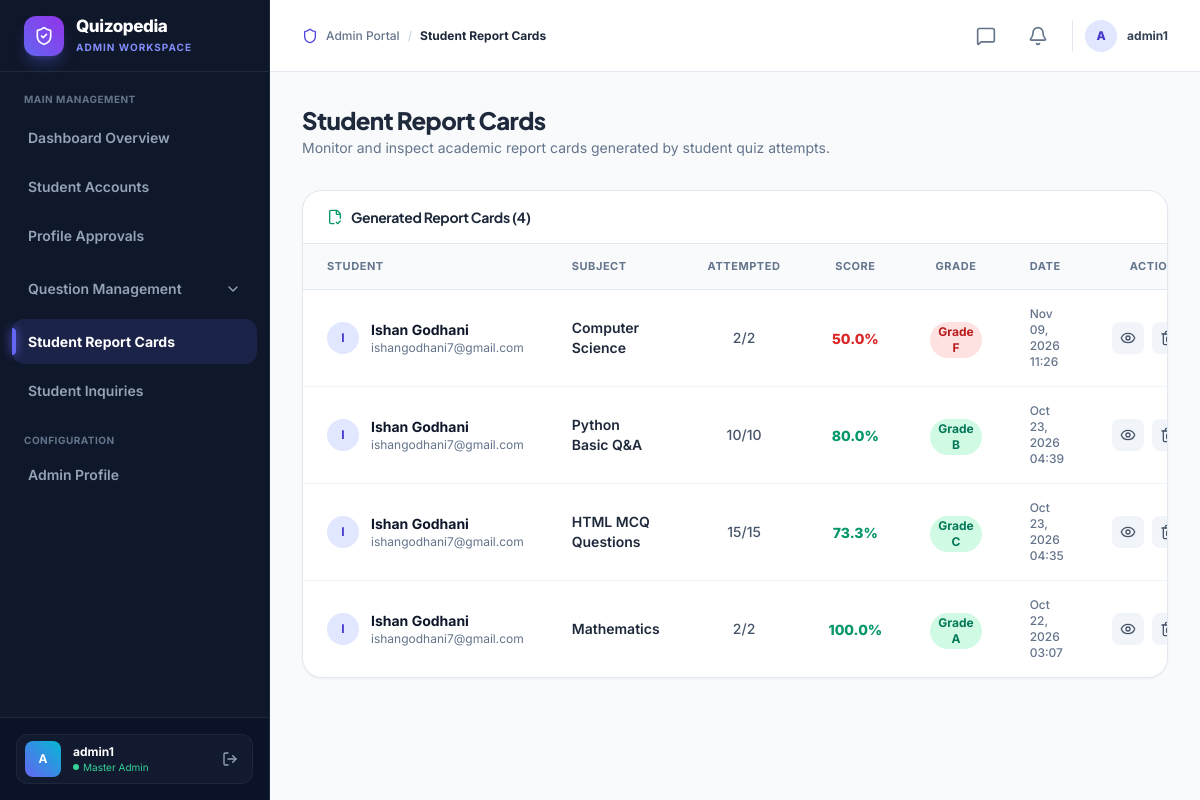
/admin-dashboard/report-cards/ (signed in), run on the app's committed database.
### user/models.py (models this page shows, shortened)
class ReportCard(models.Model):
    student = models.ForeignKey(Student, on_delete=models.CASCADE, related_name='report_cards')
    subject = models.ForeignKey(Subject, on_delete=models.CASCADE, related_name='report_cards')
    total_questions = models.IntegerField()
    attempted_questions = models.IntegerField()
    correct_answers = models.IntegerField()
    wrong_answers = models.IntegerField()
    total_marks = models.IntegerField()
    obtained_marks = models.IntegerField()
    percentage = models.FloatField()
    result_grade = models.CharField(max_length=10)
    created_at = models.DateTimeField(auto_now_add=True)

class Student(models.Model):
    user = models.OneToOneField(User, on_delete=models.CASCADE, related_name='student')
    phone = models.CharField(max_length=15)
    @property
    def name(self):
        return self.user.first_name if self.user else ""
    @property
    def email(self):
        return self.user.email if self.user else ""

class Subject(models.Model):
    id = models.BigAutoField(primary_key=True)
    name = models.CharField(max_length=150, unique=True, verbose_name="Subject Name")
    description = models.TextField(blank=True, verbose_name="Description")
    created_at = models.DateTimeField(auto_now_add=True, verbose_name="Created At")
    updated_at = models.DateTimeField(auto_now=True, verbose_name="Updated At")
    class Meta:
        ordering = ['name']
        verbose_name = 'Subject'
        verbose_name_plural = 'Subjects'
        constraints = [
            models.UniqueConstraint(
                Lower('name'),
                name='unique_subject_name_case_insensitive'
            )
        ]

### adminpanel/views.py (the view)
# urls.py: path('admin-dashboard/report-cards/', views.admin_report_cards, name='admin_report_cards'),
@admin_required
def admin_report_cards(request):
    report_cards = ReportCard.objects.select_related('student__user', 'subject').all().order_by('-created_at')
    return render(request, 'adminpanel/report_cards.html', {
        'report_cards': report_cards
    })

### user/models.py (called while the page is built)
    def _translate_aliases(self, kwargs):
        new_kwargs = {}
        for k, v in kwargs.items():
            if k == 'status' and isinstance(v, str):
                v = v.strip().lower()
            if k == 'name' or k.startswith('name__'):
                new_kwargs['sender_' + k] = v
            elif k == 'email' or k.startswith('email__'):
                new_kwargs['sender_' + k] = v
            elif k == 'timestamp' or k.startswith('timestamp__'):
                new_kwargs['created_at' + k[9:]] = v
            else:
                new_kwargs[k] = v
        return new_kwargs

    def filter(self, *args, **kwargs):
        return super().filter(*args, **self._translate_aliases(kwargs))

### adminpanel/templates/adminpanel/report_cards.html (shortened to what this page needs)
{% extends 'adminpanel/base.html' %}
{% block active_report_cards %}active{% endblock %}
{% block breadcrumb %}Student Report Cards{% endblock %}
{% block content %}
<div class="mb-8 flex flex-col sm:flex-row sm:items-center sm:justify-between gap-4">
  <div>
    <h1 class="text-2xl font-extrabold text-slate-800 tracking-tight">Student Report Cards</h1>
    <p class="text-slate-500 text-sm mt-0.5">Monitor and inspect academic report cards generated by student quiz attempts.</p>
  </div>
</div>
<div class="glass-card overflow-hidden">
  <div class="px-6 py-4 border-b border-slate-200 flex items-center justify-between">
    <div class="flex items-center gap-2">
      <i data-lucide="file-check-2" class="w-4 h-4 text-emerald-600"></i>
      <h2 class="text-sm font-bold text-slate-800">Generated Report Cards ({{ report_cards|length }})</h2>
    </div>
  </div>
  <div class="overflow-x-auto">
    <table class="w-full text-left border-collapse">
      <thead>
        <tr class="border-b border-slate-200 bg-slate-50 text-[11px] font-bold text-slate-500 uppercase tracking-wider">
          <th class="px-6 py-3.5">Student</th>
          <th class="px-6 py-3.5">Subject</th>
          <th class="px-6 py-3.5 text-center">Attempted</th>
          <th class="px-6 py-3.5 text-center">Score</th>
          <th class="px-6 py-3.5 text-center">Grade</th>
          <th class="px-6 py-3.5">Date</th>
          <th class="px-6 py-3.5 text-right">Actions</th>
        </tr>
      </thead>
      <tbody class="divide-y divide-slate-100 text-slate-800">
        {% if report_cards %}
          {% for card in report_cards %}
          <tr class="hover:bg-slate-50 transition duration-150">
            <td class="px-6 py-4">
              <div class="flex items-center gap-3">
                <div class="w-8 h-8 rounded-full bg-indigo-100 text-indigo-700 flex items-center justify-center font-bold text-xs">
                  {{ card.student.user.username|slice:":1"|upper }}
                </div>
                <div>
                  <p class="text-sm font-bold text-slate-900">{{ card.student.user.first_name|default:card.student.user.username }}</p>
                  <p class="text-xs text-slate-500">{{ card.student.user.email }}</p>
                </div>
              </div>
            </td>
            <td class="px-6 py-4 text-sm font-semibold text-slate-800">
              {{ card.subject.name }}
            </td>
            <td class="px-6 py-4 text-center text-sm font-medium text-slate-600">
              {{ card.attempted_questions }}/{{ card.total_questions }}
            </td>
            <td class="px-6 py-4 text-center">
              <span class="text-sm font-extrabold {% if card.percentage >= 60 %}text-emerald-600{% else %}text-red-600{% endif %}">{{ card.percentage }}%</span>
            </td>
            <td class="px-6 py-4 text-center">
              {% if card.result_grade == 'F' %}
              <span class="inline-flex items-center justify-center px-2 py-0.5 rounded-full bg-red-100 text-red-700 text-xs font-bold">
                Grade F
              </span>
              {% else %}
              <span class="inline-flex items-center justify-center px-2 py-0.5 rounded-full bg-emerald-100 text-emerald-700 text-xs font-bold">
                Grade {{ card.result_grade }}
              </span>
              {% endif %}
            </td>
            <td class="px-6 py-4 text-xs text-slate-500 font-medium">
              {{ card.created_at|date:"M d, Y H:i" }}
            </td>
            <td class="px-6 py-4 text-right">
              <div class="flex items-center justify-end gap-2">
                <a href="{% url 'admin_report_card_detail' card.id %}"
                  class="p-2 rounded-lg bg-slate-100 hover:bg-indigo-50 hover:text-indigo-600 text-slate-600 transition" title="View Details">
                  <i data-lucide="eye" class="w-4 h-4"></i>
                </a>
                <form method="POST" action="{% url 'admin_report_card_delete' card.id %}"
                  onsubmit="return confirm('Are you sure you want to permanently delete this report card?');" class="inline">
                  <button type="submit"
                    class="p-2 rounded-lg bg-slate-100 hover:bg-red-50 hover:text-red-600 text-slate-600 transition" title="Delete">
                    <i data-lucide="trash-2" class="w-4 h-4"></i>
                  </button>
                </form>
              </div>
            </td>
          </tr>
          {% endfor %}
        {% endif %}
      </tbody>
    </table>
  </div>
</div>
{% endblock %}

### adminpanel/templates/adminpanel/base.html (shortened to what this page needs)
{% load static %}
<!DOCTYPE html>
<html lang="en">
<head>
  <script src="https://cdn.tailwindcss.com"></script>
</head>
<body class="relative min-h-screen w-full flex">
  <aside id="adminSidebar"
    class="fixed lg:sticky top-0 left-0 w-[270px] bg-[#0f172a] text-slate-300 border-r border-[#1e293b] flex-shrink-0 h-screen flex flex-col z-50 transition-transform duration-300">
    <div class="h-[72px] flex items-center gap-3 px-6 border-b border-[#1e293b]">
      <div class="w-10 h-10 rounded-xl bg-gradient-to-tr from-indigo-500 to-purple-600 flex items-center justify-center text-white flex-shrink-0 shadow-lg shadow-indigo-500/30">
        <i data-lucide="shield-check" class="w-5 h-5"></i>
      </div>
      <div class="flex flex-col">
        <span class="text-[17px] font-extrabold tracking-tight text-white leading-tight">Quizopedia</span>
        <span class="text-[10px] text-indigo-400 font-bold uppercase tracking-widest mt-0.5">Admin Workspace</span>
      </div>
    </div>
    <nav class="flex-1 px-3 py-5 space-y-1 overflow-y-auto flex flex-col">
      <span class="text-[10px] font-bold text-slate-500 uppercase tracking-wider px-3 mb-1">Main Management</span>
      <a href="{% url 'admin_dashboard' %}"
        class="sidebar-link {% block active_db %}{% endblock %}">
        <span>Dashboard Overview</span>
      </a>
      <a href="{% url 'admin_students' %}"
        class="sidebar-link {% block active_students %}{% endblock %}">
        <span>Student Accounts</span>
      </a>
      <a href="{% url 'admin_profile_approvals' %}"
        class="sidebar-link flex items-center justify-between {% block active_approvals %}{% endblock %}">
        <span>Profile Approvals</span>
      </a>
      <div class="space-y-1 pt-1 pb-1" id="questionMgmtGroup">
        <button type="button"
          id="questionMgmtDropdownBtn"
          onclick="toggleQuestionDropdown(event)"
          class="sidebar-link w-full flex items-center justify-between text-left border-0 bg-transparent cursor-pointer {% block active_questions %}{% endblock %}">
          <span>Question Management</span>
          <i data-lucide="chevron-down" id="questionMgmtChevron"
            class="sidebar-chevron {% if '/questions/' in request.path %}open{% endif %}"></i>
        </button>
      </div>
      <a href="{% url 'admin_report_cards' %}"
        class="sidebar-link {% block active_report_cards %}{% endblock %}">
        <span>Student Report Cards</span>
      </a>
      <a href="{% url 'admin_contact_messages' %}"
        class="sidebar-link flex items-center justify-between {% block active_contacts %}{% endblock %}">
        <span>Student Inquiries</span>
      </a>
      <span class="text-[10px] font-bold text-slate-500 uppercase tracking-wider px-3 pt-4 mb-1">Configuration</span>
      <a href="{% url 'admin_profile' %}"
        class="sidebar-link {% block active_profile %}{% endblock %}">
        <span>Admin Profile</span>
      </a>
    </nav>
    <div class="p-4 border-t border-[#1e293b] bg-[#0b1329]">
      <div class="flex items-center gap-3 px-2 py-1.5 rounded-xl bg-white/[0.03] border border-white/5">
        <div class="w-9 h-9 rounded-lg bg-gradient-to-tr from-indigo-500 to-cyan-500 flex items-center justify-center text-white text-xs font-bold flex-shrink-0">
          {{ request.user.username|slice:":1"|upper }}
        </div>
        <div class="flex-1 min-w-0">
          <span class="text-xs font-bold text-white block truncate">{{ request.user.username }}</span>
          <span class="text-[10px] text-emerald-400 flex items-center gap-1">
            <span class="w-1.5 h-1.5 rounded-full bg-emerald-400"></span> Master Admin
          </span>
        </div>
        <a href="{% url 'logout' %}" class="text-slate-400 hover:text-red-400 p-1.5 transition" title="Sign Out">
          <i data-lucide="log-out" class="w-4 h-4"></i>
        </a>
      </div>
    </div>
  </aside>
  <div class="flex-1 flex flex-col min-w-0 bg-[#f8fafc]">
    <header class="h-[72px] bg-white/90 backdrop-blur-md border-b border-slate-200 flex items-center justify-between px-6 lg:px-8 sticky top-0 z-30">
      <div class="flex items-center gap-3">
        <div class="flex items-center gap-2 text-xs font-medium text-slate-500">
          <i data-lucide="shield" class="w-4 h-4 text-indigo-600"></i>
          <span>Admin Portal</span>
          <span class="text-slate-300">/</span>
          <span class="text-slate-800 font-bold">{% block breadcrumb %}Dashboard Overview{% endblock %}</span>
        </div>
      </div>
      <div class="flex items-center gap-4">
        <a href="{% url 'admin_contact_messages' %}"
          class="relative p-2 rounded-xl text-slate-500 hover:text-slate-800 hover:bg-slate-100 transition flex items-center justify-center"
          title="{% if new_contacts_count > 0 %}{{ new_contacts_count }} New Student Inquiries{% else %}Student Inquiries{% endif %}">
          <i data-lucide="message-square" class="w-5 h-5 {% if new_contacts_count > 0 %}text-indigo-600{% endif %}"></i>
        </a>
        <a href="{% url 'admin_profile_approvals' %}"
          class="relative p-2 rounded-xl text-slate-500 hover:text-slate-800 hover:bg-slate-100 transition flex items-center justify-center"
          title="{% if pending_approvals_count > 0 %}{{ pending_approvals_count }} Pending Profile Update Requests{% else %}No pending requests{% endif %}">
          <i data-lucide="bell" class="w-5 h-5 {% if pending_approvals_count > 0 %}text-amber-500{% endif %}"></i>
        </a>
        <div class="flex items-center gap-2.5 pl-3 border-l border-slate-200">
          <div class="w-8 h-8 rounded-full bg-indigo-100 text-indigo-700 flex items-center justify-center text-xs font-extrabold">
            {{ request.user.username|slice:":1"|upper }}
          </div>
          <span class="hidden md:inline text-xs font-bold text-slate-700">{{ request.user.username }}</span>
        </div>
      </div>
    </header>
    <main class="flex-1 p-6 md:p-8 max-w-7xl w-full mx-auto">
      {% block content %}{% endblock %}
    </main>
  </div>
</body>
</html>

### adminpanel/templates/adminpanel/base.html (style rules this page uses)
:root { --primary: #6366f1; --primary-hover: #4f46e5; --primary-dark: #3730a3; --primary-glow: rgba(99, 102, 241, 0.25); --sidebar-bg: #0f172a; --sidebar-border: #1e293b; --sidebar-text: #94a3b8; --sidebar-text-hover: #ffffff; --sidebar-active-bg: rgba(99, 102, 241, 0.15); --sidebar-active-border: #6366f1; --bg-base: #f8fafc; --card-bg: #ffffff; --card-border: #e2e8f0; --text-main: #0f172a; --text-muted: #64748b; --border-soft: #e2e8f0; --accent-primary: #6366f1; --accent-primary-dark: #4f46e5; --accent-secondary: #06b6d4; --input-bg: #ffffff; --input-border: #e2e8f0; --input-text: #0f172a; --input-placeholder: #94a3b8; --table-header-bg: #f8fafc; --bg-canvas: #f8fafc; --bg-card: #ffffff; --bg-card-subtle: #f8fafc; --border-subtle: #e2e8f0; --primary-subtle: #eef2ff; --primary-light: #c7d2fe; --shadow-xs: 0 1px 2px 0 rgba(15, 23, 42, 0.05); --shadow-sm: 0 2px 8px -2px rgba(15, 23, 42, 0.06), 0 1px 3px 0 rgba(15, 23, 42, 0.04); --shadow-md: 0 12px 28px -6px rgba(15, 23, 42, 0.08), 0 4px 10px -2px rgba(15, 23, 42, 0.04); --shadow-primary: 0 8px 24px -4px rgba(99, 102, 241, 0.35); --radius-sm: 10px; --radius-md: 14px; --radius-lg: 18px; --radius-xl: 24px; --radius-full: 9999px; --sidebar-width: 270px; --header-height: 72px; }
*, *::before, *::after { box-sizing: border-box; font-family: 'Inter', -apple-system, BlinkMacSystemFont, sans-serif; }
h1, h2, h3, h4, .brand-font { font-family: 'Plus Jakarta Sans', sans-serif; font-weight: 700; letter-spacing: -0.025em; }
body { background: var(--bg-base); color: var(--text-main); min-height: 100vh; overflow-x: hidden; }
.glass-card { background: var(--card-bg); border: 1px solid var(--card-border); border-radius: 20px; box-shadow: 0 1px 3px 0 rgba(15, 23, 42, 0.04), 0 1px 2px -1px rgba(15, 23, 42, 0.04); transition: all 0.2s ease; }
.sidebar-link { display: flex; align-items: center; gap: 0.85rem; padding: 0.75rem 1rem; border-radius: 12px; font-size: 0.875rem; font-weight: 600; color: var(--sidebar-text); transition: all 0.2s ease; position: relative; }
.sidebar-link.active { background: var(--sidebar-active-bg); color: #ffffff; font-weight: 700; }
.sidebar-link.active::before { content: ''; position: absolute; left: 0; top: 20%; bottom: 20%; width: 4px; background: var(--primary); border-radius: 0 4px 4px 0; box-shadow: 0 0 10px var(--primary); }
.sidebar-chevron { width: 16px !important; height: 16px !important; transition: transform 0.2s ease, color 0.2s ease; color: #94a3b8; }

### data on the page
ReportCard: student.user.username "I", student.user.first_name "Ishan Godhani", student.user.email "ishangodhani7@gmail.com", subject.name "Computer Science", attempted_questions "2", total_questions "2", percentage "50.0", result_grade "Grade F", created_at "Nov 09, 2026 11:26"
ReportCard: student.user.username "I", student.user.first_name "Ishan Godhani", student.user.email "ishangodhani7@gmail.com", subject.name "Python Basic Q&A", attempted_questions "10", total_questions "10", percentage "80.0", result_grade "B", created_at "Oct 23, 2026 04:39"
ReportCard: student.user.username "I", student.user.first_name "Ishan Godhani", student.user.email "ishangodhani7@gmail.com", subject.name "HTML MCQ Questions", attempted_questions "15", total_questions "15", percentage "73.3", result_grade "C", created_at "Oct 23, 2026 04:35"
ReportCard: student.user.username "I", student.user.first_name "Ishan Godhani", student.user.email "ishangodhani7@gmail.com", subject.name "Mathematics", attempted_questions "2", total_questions "2", percentage "100.0", result_grade "A", created_at "Oct 22, 2026 03:07"

### other printed values
{{ request.user.username|slice:":1"|upper }} "A"
{{ request.user.username }} "admin1"
{{ report_cards|length }} "4"
